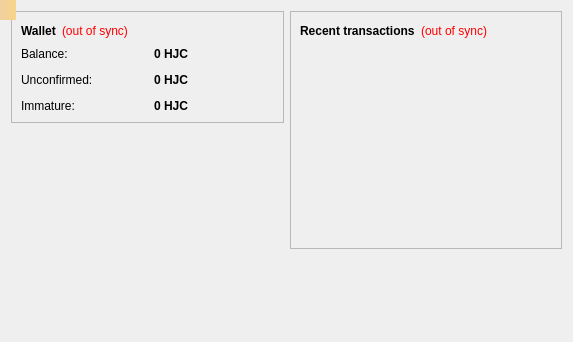
<?xml version="1.0" encoding="UTF-8"?>
<ui version="4.0">
 <class>OverviewPage</class>
 <widget class="QWidget" name="OverviewPage">
  <property name="geometry">
   <rect>
    <x>0</x>
    <y>0</y>
    <width>573</width>
    <height>342</height>
   </rect>
  </property>
  <property name="windowTitle">
   <string>Form</string>
  </property>
  <layout class="QGridLayout" name="gridLayout_2">
   <item row="0" column="0">
    <layout class="QHBoxLayout" name="horizontalLayout" stretch="1,1">
     <item>
      <layout class="QVBoxLayout" name="verticalLayout_2">
       <item>
        <widget class="QFrame" name="frame">
         <property name="frameShape">
          <enum>QFrame::StyledPanel</enum>
         </property>
         <property name="frameShadow">
          <enum>QFrame::Raised</enum>
         </property>
         <layout class="QVBoxLayout" name="verticalLayout_4">
          <item>
           <layout class="QHBoxLayout" name="horizontalLayout_4">
            <item>
             <widget class="QLabel" name="label_5">
              <property name="font">
               <font>
                <weight>75</weight>
                <bold>true</bold>
               </font>
              </property>
              <property name="text">
               <string>Wallet</string>
              </property>
             </widget>
            </item>
            <item>
             <widget class="QLabel" name="labelWalletStatus">
              <property name="toolTip">
               <string>&lt;html&gt;&lt;head/&gt;&lt;body&gt;&lt;p&gt;The displayed information may be out of date. Your wallet automatically synchronizes with the Ucoin network after a connection is established, but this process has not completed yet.&lt;/p&gt;&lt;/body&gt;&lt;/html&gt;</string>
              </property>
              <property name="styleSheet">
               <string notr="true">QLabel { color: red; }</string>
              </property>
              <property name="text">
               <string notr="true">(out of sync)</string>
              </property>
              <property name="alignment">
               <set>Qt::AlignLeading|Qt::AlignLeft|Qt::AlignVCenter</set>
              </property>
             </widget>
            </item>
            <item>
             <spacer name="horizontalSpacer_2">
              <property name="orientation">
               <enum>Qt::Horizontal</enum>
              </property>
              <property name="sizeHint" stdset="0">
               <size>
                <width>40</width>
                <height>20</height>
               </size>
              </property>
             </spacer>
            </item>
           </layout>
          </item>
          <item>
           <layout class="QGridLayout" name="gridLayout">
            <property name="spacing">
             <number>12</number>
            </property>
            <item row="0" column="0">
             <widget class="QLabel" name="label">
              <property name="text">
               <string>Balance:</string>
              </property>
             </widget>
            </item>
            <item row="0" column="1">
             <widget class="QLabel" name="labelBalance">
              <property name="font">
               <font>
                <weight>75</weight>
                <bold>true</bold>
               </font>
              </property>
              <property name="cursor">
               <cursorShape>IBeamCursor</cursorShape>
              </property>
              <property name="toolTip">
               <string>Your current balance</string>
              </property>
              <property name="text">
               <string notr="true">0 HJC</string>
              </property>
              <property name="textInteractionFlags">
               <set>Qt::LinksAccessibleByMouse|Qt::TextSelectableByKeyboard|Qt::TextSelectableByMouse</set>
              </property>
             </widget>
            </item>
            <item row="1" column="0">
             <widget class="QLabel" name="label_3">
              <property name="text">
               <string>Unconfirmed:</string>
              </property>
             </widget>
            </item>
            <item row="1" column="1">
             <widget class="QLabel" name="labelUnconfirmed">
              <property name="font">
               <font>
                <weight>75</weight>
                <bold>true</bold>
               </font>
              </property>
              <property name="cursor">
               <cursorShape>IBeamCursor</cursorShape>
              </property>
              <property name="toolTip">
               <string>Total of transactions that have yet to be confirmed, and do not yet count toward the current balance</string>
              </property>
              <property name="text">
               <string notr="true">0 HJC</string>
              </property>
              <property name="textInteractionFlags">
               <set>Qt::LinksAccessibleByMouse|Qt::TextSelectableByKeyboard|Qt::TextSelectableByMouse</set>
              </property>
             </widget>
            </item>
            <item row="2" column="0">
             <widget class="QLabel" name="labelImmatureText">
              <property name="text">
               <string>Immature:</string>
              </property>
             </widget>
            </item>
            <item row="2" column="1">
             <widget class="QLabel" name="labelImmature">
              <property name="font">
               <font>
                <weight>75</weight>
                <bold>true</bold>
               </font>
              </property>
              <property name="toolTip">
               <string>Mined balance that has not yet matured</string>
              </property>
              <property name="text">
               <string notr="true">0 HJC</string>
              </property>
              <property name="textInteractionFlags">
               <set>Qt::LinksAccessibleByMouse|Qt::TextSelectableByKeyboard|Qt::TextSelectableByMouse</set>
              </property>
             </widget>
            </item>
           </layout>
          </item>
         </layout>
        </widget>
       </item>
       <item>
        <spacer name="verticalSpacer_3">
         <property name="orientation">
          <enum>Qt::Vertical</enum>
         </property>
         <property name="sizeHint" stdset="0">
          <size>
           <width>20</width>
           <height>40</height>
          </size>
         </property>
        </spacer>
       </item>
       <item>
        <widget class="QLabel" name="label_wallet_bgcoin">
         <property name="text">
          <string/>
         </property>
         <property name="pixmap">
          <pixmap resource="../bitcoin.qrc">:/images/wallet_bgcoin</pixmap>
         </property>
         <property name="scaledContents">
          <bool>false</bool>
         </property>
         <property name="alignment">
          <set>Qt::AlignCenter</set>
         </property>
         <property name="margin">
          <number>0</number>
         </property>
        </widget>
       </item>
       <item>
        <spacer name="verticalSpacer">
         <property name="orientation">
          <enum>Qt::Vertical</enum>
         </property>
         <property name="sizeHint" stdset="0">
          <size>
           <width>20</width>
           <height>40</height>
          </size>
         </property>
        </spacer>
       </item>
      </layout>
     </item>
     <item>
      <layout class="QVBoxLayout" name="verticalLayout_3">
       <item>
        <widget class="QFrame" name="frame_2">
         <property name="frameShape">
          <enum>QFrame::StyledPanel</enum>
         </property>
         <property name="frameShadow">
          <enum>QFrame::Raised</enum>
         </property>
         <layout class="QVBoxLayout" name="verticalLayout">
          <item>
           <layout class="QHBoxLayout" name="horizontalLayout_2">
            <item>
             <widget class="QLabel" name="label_4">
              <property name="text">
               <string>&lt;b&gt;Recent transactions&lt;/b&gt;</string>
              </property>
             </widget>
            </item>
            <item>
             <widget class="QLabel" name="labelTransactionsStatus">
              <property name="toolTip">
               <string>&lt;html&gt;&lt;head/&gt;&lt;body&gt;&lt;p&gt;The displayed information may be out of date. Your wallet automatically synchronizes with the Ucoin network after a connection is established, but this process has not completed yet.&lt;/p&gt;&lt;/body&gt;&lt;/html&gt;</string>
              </property>
              <property name="styleSheet">
               <string notr="true">QLabel { color: red; }</string>
              </property>
              <property name="text">
               <string notr="true">(out of sync)</string>
              </property>
              <property name="alignment">
               <set>Qt::AlignRight|Qt::AlignTrailing|Qt::AlignVCenter</set>
              </property>
             </widget>
            </item>
            <item>
             <spacer name="horizontalSpacer">
              <property name="orientation">
               <enum>Qt::Horizontal</enum>
              </property>
              <property name="sizeHint" stdset="0">
               <size>
                <width>40</width>
                <height>20</height>
               </size>
              </property>
             </spacer>
            </item>
           </layout>
          </item>
          <item>
           <widget class="QListView" name="listTransactions">
            <property name="styleSheet">
             <string notr="true">QListView { background: transparent; }</string>
            </property>
            <property name="frameShape">
             <enum>QFrame::NoFrame</enum>
            </property>
            <property name="verticalScrollBarPolicy">
             <enum>Qt::ScrollBarAlwaysOff</enum>
            </property>
            <property name="horizontalScrollBarPolicy">
             <enum>Qt::ScrollBarAlwaysOff</enum>
            </property>
            <property name="selectionMode">
             <enum>QAbstractItemView::NoSelection</enum>
            </property>
           </widget>
          </item>
         </layout>
        </widget>
       </item>
       <item>
        <spacer name="verticalSpacer_2">
         <property name="orientation">
          <enum>Qt::Vertical</enum>
         </property>
         <property name="sizeHint" stdset="0">
          <size>
           <width>20</width>
           <height>40</height>
          </size>
         </property>
        </spacer>
       </item>
      </layout>
     </item>
    </layout>
   </item>
  </layout>
  <widget class="QLabel" name="labelAlerts">
   <property name="geometry">
    <rect>
     <x>0</x>
     <y>0</y>
     <width>16</width>
     <height>20</height>
    </rect>
   </property>
   <property name="visible">
    <bool>false</bool>
   </property>
   <property name="styleSheet">
    <string notr="true">background-color: qlineargradient(x1: 0, y1: 0, x2: 1, y2: 0, stop:0 #F0D0A0, stop:1 #F8D488); color:#000000;</string>
   </property>
   <property name="wordWrap">
    <bool>true</bool>
   </property>
   <property name="margin">
    <number>3</number>
   </property>
  </widget>
 </widget>
 <resources>
  <include location="../bitcoin.qrc"/>
 </resources>
 <connections/>
</ui>
